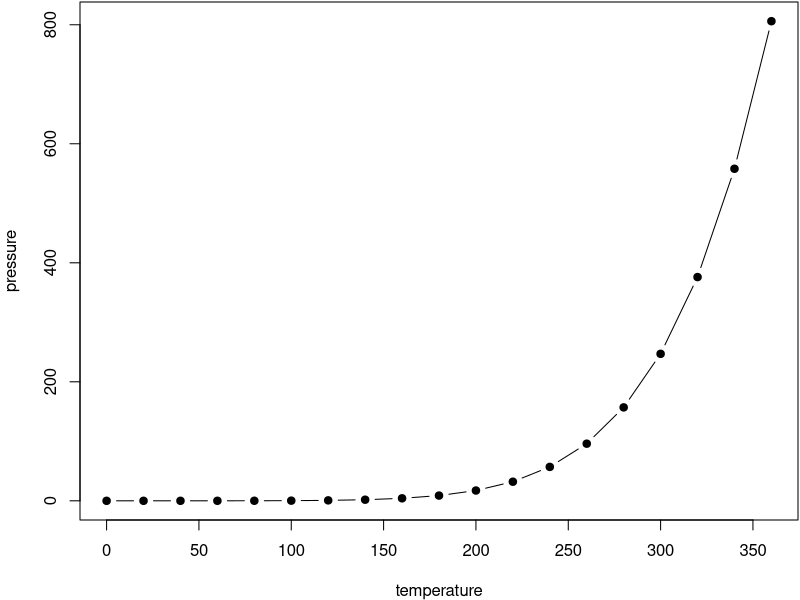
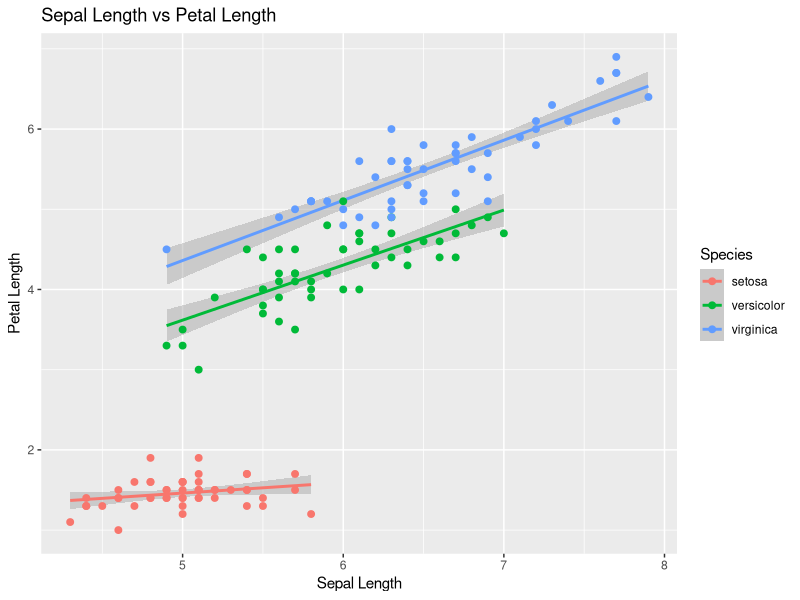

Reproduce these figures in R, in order. (Note: this script raises an error after producing the figures.)
## ---- chunk 1
par(mar = c(4, 4, .1, .1))
plot(pressure, type = 'b', pch = 19)
## ---- chunk 2
# Predictor vs Criterion {ggplot2} - separate regression lines
gp = ggplot2::ggplot(data=iris, 
ggplot2::aes(x=Sepal.Length,
y=Petal.Length,
colour=Species)) + 
ggplot2::geom_smooth(method=lm) + 
ggplot2::geom_point(size = 2) +
ggplot2::ggtitle("Sepal Length vs Petal Length") +
ggplot2::xlab("Sepal Length") + ggplot2::ylab("Petal Length")
#
print(gp)
## ---- chunk 3
knitr::kable(
  head(iris, 20), caption = 'En tabell.',
  booktabs = TRUE
)
## ---- chunk 4
knitr::kable(
  data.frame(col_a=c("a","b","c"), col_b=c(1,2,3), col_c=c(45:47)),
  caption = 'This is a test table.',
  booktabs=TRUE
)
## ---- chunk 5
knitr::include_graphics("../fig/model.png")
## ---- chunk 6
library(dplyr)
dt = tibble::tribble(
~"minst objektiv",~"mindre objektiv",~"mer objektiv",~"mest objektiv",
"attitydfrågor","beteendefrågor","voluntär respons","involuntär respons"
)
#
knitr::kable(dt,
caption='Mätinstrument och objektivitet i mätdata',
booktabs=TRUE
)# %>% 
#kableExtra::add_header_above(c("enkätdata"=2, "fysiologisk data"=2)) %>%
#kableExtra::add_header_above(c("mätinstrument"=4))
## ---- chunk 7
dt = tibble::tribble(
~"Deltagare",~"Stimulus 1",~"Stimulus 2",~"Stimulus 3",
"Deltagare 1 >","Kontroll","Behandling A","Behandling B",
"Deltagare-2->","Behandling-A","Kontroll","Behandling-B",
"Deltagare-3->","Behandling-B","Behandling-A","Kontroll",
"...","...", "...", "..."
)
knitr::kable(dt,
caption='Tabell tab07.5.2-01',
booktabs=TRUE)
